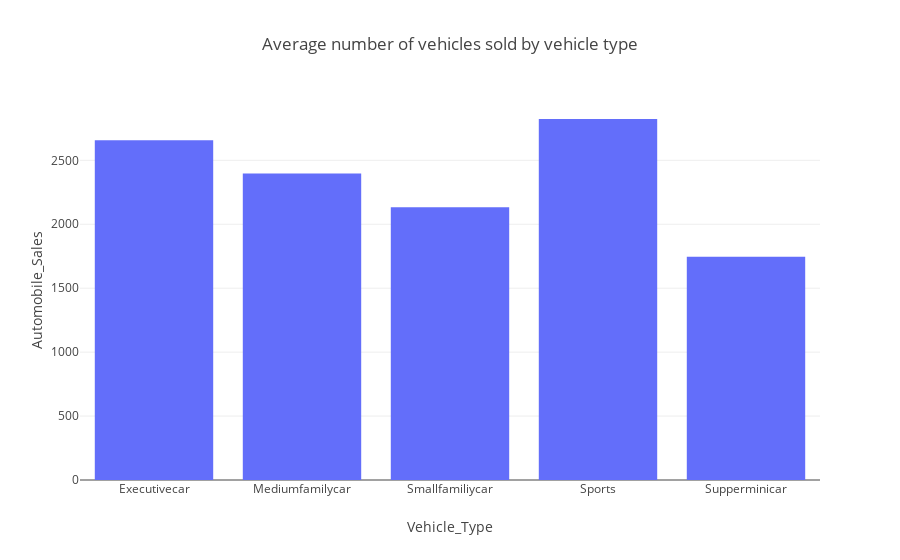

The notebook cell saved with this chart:
### Code cell
px.bar(df2, x='Vehicle_Type', y='Automobile_Sales',
                title="Average number of vehicles sold by vehicle type", 
      color_discrete_sequence=px.colors.qualitative.Plotly)

### Figure 1 — Plotly figure (JSON) as saved in the notebook; plotly's stock layout.template omitted (floating-point values rounded to 4 significant figures)
{"data": [{"alignmentgroup": "True", "hovertemplate": "Vehicle_Type=%{x}<br>Automobile_Sales=%{y}<extra></extra>", "legendgroup": "", "marker": {"color": "#636EFA", "pattern": {"shape": ""}}, "name": "", "offsetgroup": "", "orientation": "v", "showlegend": false, "textposition": "auto", "type": "bar", "x": ["Executivecar", "Mediumfamilycar", "Smallfamiliycar", "Sports", "Supperminicar"], "xaxis": "x", "y": [2656.0, 2398.0, 2132.0, 2823.0, 1746.0], "yaxis": "y"}], "layout": {"barmode": "relative", "legend": {"tracegroupgap": 0}, "title": {"text": "Average number of vehicles sold by vehicle type"}, "xaxis": {"anchor": "y", "domain": [0, 1], "title": {"text": "Vehicle_Type"}}, "yaxis": {"anchor": "x", "domain": [0, 1], "title": {"text": "Automobile_Sales"}}}}
